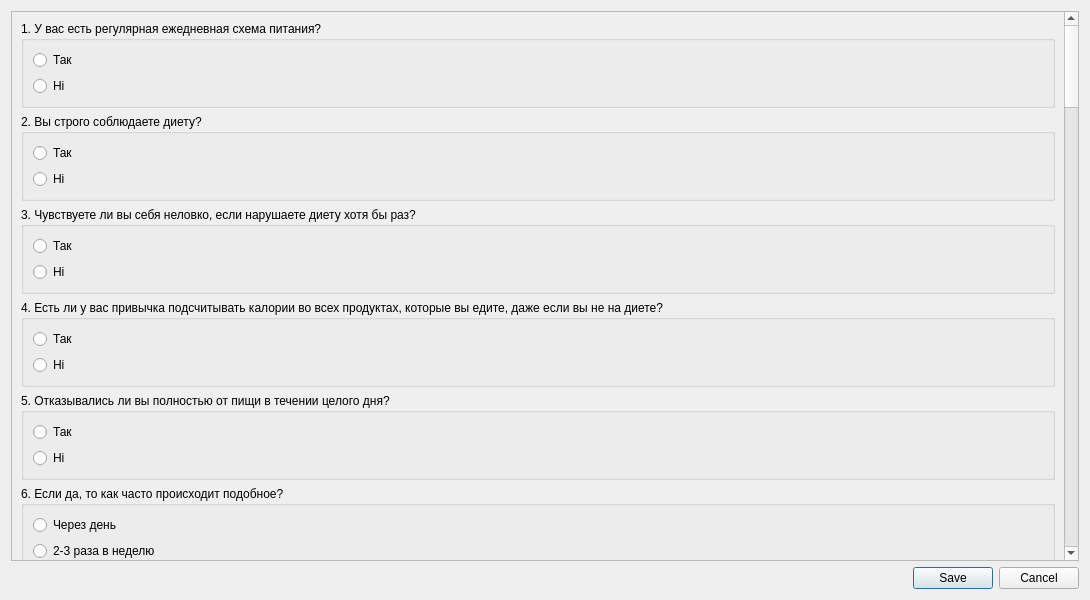
<?xml version="1.0" encoding="UTF-8"?>
<ui version="4.0">
 <class>Test4Dialog</class>
 <widget class="QDialog" name="Test4Dialog">
  <property name="geometry">
   <rect>
    <x>0</x>
    <y>0</y>
    <width>1090</width>
    <height>600</height>
   </rect>
  </property>
  <property name="windowTitle">
   <string>Діяльнісно-операційний тест</string>
  </property>
  <property name="sizeGripEnabled">
   <bool>false</bool>
  </property>
  <layout class="QVBoxLayout" name="verticalLayout">
   <item>
    <widget class="QScrollArea" name="scrollArea">
     <property name="verticalScrollBarPolicy">
      <enum>Qt::ScrollBarAsNeeded</enum>
     </property>
     <property name="horizontalScrollBarPolicy">
      <enum>Qt::ScrollBarAsNeeded</enum>
     </property>
     <property name="widgetResizable">
      <bool>true</bool>
     </property>
     <widget class="QWidget" name="scrollAreaWidgetContents">
      <property name="geometry">
       <rect>
        <x>0</x>
        <y>-389</y>
        <width>1053</width>
        <height>2958</height>
       </rect>
      </property>
      <layout class="QVBoxLayout" name="verticalLayout_50">
       <item>
        <widget class="QGroupBox" name="groupBox">
         <property name="title">
          <string>1. У вас есть регулярная ежедневная схема питания?</string>
         </property>
         <layout class="QGridLayout" name="gridLayout_3">
          <item row="0" column="0">
           <widget class="QRadioButton" name="rb1_1">
            <property name="text">
             <string>Так</string>
            </property>
           </widget>
          </item>
          <item row="1" column="0">
           <widget class="QRadioButton" name="rb1_2">
            <property name="text">
             <string>Ні</string>
            </property>
           </widget>
          </item>
         </layout>
        </widget>
       </item>
       <item>
        <widget class="QGroupBox" name="groupBox_2">
         <property name="title">
          <string>2. Вы строго соблюдаете диету?</string>
         </property>
         <layout class="QGridLayout" name="gridLayout_2">
          <item row="1" column="0">
           <widget class="QRadioButton" name="rb2_2">
            <property name="text">
             <string>Ні</string>
            </property>
           </widget>
          </item>
          <item row="0" column="0">
           <widget class="QRadioButton" name="rb2_1">
            <property name="text">
             <string>Так</string>
            </property>
           </widget>
          </item>
         </layout>
        </widget>
       </item>
       <item>
        <widget class="QGroupBox" name="groupBox_3">
         <property name="title">
          <string>3. Чувствуете ли вы себя неловко, если нарушаете диету хотя бы раз?</string>
         </property>
         <layout class="QGridLayout" name="gridLayout">
          <item row="0" column="0">
           <widget class="QRadioButton" name="rb3_1">
            <property name="text">
             <string>Так</string>
            </property>
           </widget>
          </item>
          <item row="1" column="0">
           <widget class="QRadioButton" name="rb3_2">
            <property name="text">
             <string>Ні</string>
            </property>
           </widget>
          </item>
         </layout>
        </widget>
       </item>
       <item>
        <widget class="QGroupBox" name="groupBox_66">
         <property name="title">
          <string>4. Есть ли у вас привычка подсчитывать калории во всех продуктах, которые вы едите, даже если вы не на диете?</string>
         </property>
         <layout class="QVBoxLayout" name="verticalLayout_44">
          <item>
           <widget class="QRadioButton" name="rb4_1">
            <property name="text">
             <string>Так</string>
            </property>
           </widget>
          </item>
          <item>
           <widget class="QRadioButton" name="rb4_2">
            <property name="text">
             <string>Ні</string>
            </property>
           </widget>
          </item>
         </layout>
        </widget>
       </item>
       <item>
        <widget class="QGroupBox" name="groupBox_65">
         <property name="title">
          <string>5. Отказывались ли вы полностью от пищи в течении целого дня? </string>
         </property>
         <layout class="QVBoxLayout" name="verticalLayout_43">
          <item>
           <widget class="QRadioButton" name="rb5_1">
            <property name="text">
             <string>Так</string>
            </property>
           </widget>
          </item>
          <item>
           <widget class="QRadioButton" name="rb5_2">
            <property name="text">
             <string>Ні</string>
            </property>
           </widget>
          </item>
         </layout>
        </widget>
       </item>
       <item>
        <widget class="QGroupBox" name="groupBox_58">
         <property name="title">
          <string>6. Если да, то как часто происходит подобное?</string>
         </property>
         <layout class="QVBoxLayout" name="verticalLayout_36">
          <item>
           <widget class="QRadioButton" name="rb6_1">
            <property name="text">
             <string>Через день </string>
            </property>
           </widget>
          </item>
          <item>
           <widget class="QRadioButton" name="rb6_2">
            <property name="text">
             <string>2-3 раза в неделю </string>
            </property>
           </widget>
          </item>
          <item>
           <widget class="QRadioButton" name="rb6_3">
            <property name="text">
             <string>Раз в неделю </string>
            </property>
           </widget>
          </item>
          <item>
           <widget class="QRadioButton" name="rb6_4">
            <property name="text">
             <string>Иногда</string>
            </property>
           </widget>
          </item>
          <item>
           <widget class="QRadioButton" name="rb6_5">
            <property name="text">
             <string>Единичный случай</string>
            </property>
           </widget>
          </item>
         </layout>
        </widget>
       </item>
       <item>
        <widget class="QGroupBox" name="groupBox_67">
         <property name="title">
          <string>7. Вы делаете что-либо из указанного ниже, чтобы сбросить вес?</string>
         </property>
         <layout class="QVBoxLayout" name="verticalLayout_2">
          <item>
           <widget class="QGroupBox" name="groupBox_5">
            <property name="title">
             <string>Принимаю таблетки для похудения</string>
            </property>
            <layout class="QHBoxLayout" name="horizontalLayout">
             <item>
              <widget class="QRadioButton" name="rb7_1_1">
               <property name="text">
                <string>Никогда</string>
               </property>
              </widget>
             </item>
             <item>
              <widget class="QRadioButton" name="rb7_1_2">
               <property name="text">
                <string>Иногда</string>
               </property>
              </widget>
             </item>
             <item>
              <widget class="QRadioButton" name="rb7_1_3">
               <property name="text">
                <string>Раз в неделю</string>
               </property>
              </widget>
             </item>
             <item>
              <widget class="QRadioButton" name="rb7_1_4">
               <property name="text">
                <string>2-3 раза в неделю</string>
               </property>
              </widget>
             </item>
             <item>
              <widget class="QRadioButton" name="rb7_1_5">
               <property name="text">
                <string>Ежедневно</string>
               </property>
              </widget>
             </item>
             <item>
              <widget class="QRadioButton" name="rb7_1_6">
               <property name="text">
                <string>2-3 раза в день</string>
               </property>
              </widget>
             </item>
             <item>
              <widget class="QRadioButton" name="rb7_1_7">
               <property name="text">
                <string>Более 5 раз в день</string>
               </property>
              </widget>
             </item>
            </layout>
            <zorder>rb7_1_5</zorder>
            <zorder>rb7_1_4</zorder>
            <zorder>rb7_1_2</zorder>
            <zorder>rb7_1_1</zorder>
            <zorder>rb7_1_3</zorder>
            <zorder>rb7_1_6</zorder>
            <zorder>rb7_1_7</zorder>
           </widget>
          </item>
          <item>
           <widget class="QGroupBox" name="groupBox_6">
            <property name="title">
             <string>Принимаю мочегонные средства</string>
            </property>
            <layout class="QHBoxLayout" name="horizontalLayout_2">
             <item>
              <widget class="QRadioButton" name="rb7_2_1">
               <property name="text">
                <string>Никогда</string>
               </property>
              </widget>
             </item>
             <item>
              <widget class="QRadioButton" name="rb7_2_2">
               <property name="text">
                <string>Иногда</string>
               </property>
              </widget>
             </item>
             <item>
              <widget class="QRadioButton" name="rb7_2_3">
               <property name="text">
                <string>Раз в неделю</string>
               </property>
              </widget>
             </item>
             <item>
              <widget class="QRadioButton" name="rb7_2_4">
               <property name="text">
                <string>2-3 раза в неделю</string>
               </property>
              </widget>
             </item>
             <item>
              <widget class="QRadioButton" name="rb7_2_5">
               <property name="text">
                <string>Ежедневно</string>
               </property>
              </widget>
             </item>
             <item>
              <widget class="QRadioButton" name="rb7_2_6">
               <property name="text">
                <string>2-3 раза в день</string>
               </property>
              </widget>
             </item>
             <item>
              <widget class="QRadioButton" name="rb7_2_7">
               <property name="text">
                <string>Более 5 раз в день</string>
               </property>
              </widget>
             </item>
            </layout>
           </widget>
          </item>
          <item>
           <widget class="QGroupBox" name="groupBox_8">
            <property name="title">
             <string>Принимаю слабительные средства</string>
            </property>
            <layout class="QHBoxLayout" name="horizontalLayout_4">
             <item>
              <widget class="QRadioButton" name="rb7_3_1">
               <property name="text">
                <string>Никогда</string>
               </property>
              </widget>
             </item>
             <item>
              <widget class="QRadioButton" name="rb7_3_2">
               <property name="text">
                <string>Иногда</string>
               </property>
              </widget>
             </item>
             <item>
              <widget class="QRadioButton" name="rb7_3_3">
               <property name="text">
                <string>Раз в неделю</string>
               </property>
              </widget>
             </item>
             <item>
              <widget class="QRadioButton" name="rb7_3_4">
               <property name="text">
                <string>2-3 раза в неделю</string>
               </property>
              </widget>
             </item>
             <item>
              <widget class="QRadioButton" name="rb7_3_5">
               <property name="text">
                <string>Ежедневно</string>
               </property>
              </widget>
             </item>
             <item>
              <widget class="QRadioButton" name="rb7_3_6">
               <property name="text">
                <string>2-3 раза в день</string>
               </property>
              </widget>
             </item>
             <item>
              <widget class="QRadioButton" name="rb7_3_7">
               <property name="text">
                <string>Более 5 раз в день</string>
               </property>
              </widget>
             </item>
            </layout>
           </widget>
          </item>
          <item>
           <widget class="QGroupBox" name="groupBox_7">
            <property name="title">
             <string>Вызываю у себя рвоту</string>
            </property>
            <layout class="QHBoxLayout" name="horizontalLayout_3">
             <item>
              <widget class="QRadioButton" name="rb7_4_1">
               <property name="text">
                <string>Никогда</string>
               </property>
              </widget>
             </item>
             <item>
              <widget class="QRadioButton" name="rb7_4_2">
               <property name="text">
                <string>Иногда</string>
               </property>
              </widget>
             </item>
             <item>
              <widget class="QRadioButton" name="rb7_4_3">
               <property name="text">
                <string>Раз в неделю</string>
               </property>
              </widget>
             </item>
             <item>
              <widget class="QRadioButton" name="rb7_4_4">
               <property name="text">
                <string>2-3 раза в неделю</string>
               </property>
              </widget>
             </item>
             <item>
              <widget class="QRadioButton" name="rb7_4_5">
               <property name="text">
                <string>Ежедневно</string>
               </property>
              </widget>
             </item>
             <item>
              <widget class="QRadioButton" name="rb7_4_6">
               <property name="text">
                <string>2-3 раза в день</string>
               </property>
              </widget>
             </item>
             <item>
              <widget class="QRadioButton" name="rb7_4_7">
               <property name="text">
                <string>Более 5 раз в день</string>
               </property>
              </widget>
             </item>
            </layout>
           </widget>
          </item>
         </layout>
        </widget>
       </item>
       <item>
        <widget class="QGroupBox" name="groupBox_47">
         <property name="title">
          <string>8. Существенно ли ваша схема питания нарушает ваш привычный образ жизни?</string>
         </property>
         <layout class="QVBoxLayout" name="verticalLayout_25">
          <item>
           <widget class="QRadioButton" name="rb8_1">
            <property name="text">
             <string>Так</string>
            </property>
           </widget>
          </item>
          <item>
           <widget class="QRadioButton" name="rb8_2">
            <property name="text">
             <string>Ні</string>
            </property>
           </widget>
          </item>
         </layout>
        </widget>
       </item>
       <item>
        <widget class="QGroupBox" name="groupBox_39">
         <property name="title">
          <string>9. Сказали бы вы, что в вашей жизни главную роль играет еда?</string>
         </property>
         <layout class="QVBoxLayout" name="verticalLayout_17">
          <item>
           <widget class="QRadioButton" name="rb9_1">
            <property name="text">
             <string>Так</string>
            </property>
           </widget>
          </item>
          <item>
           <widget class="QRadioButton" name="rb9_2">
            <property name="text">
             <string>Ні</string>
            </property>
           </widget>
          </item>
         </layout>
        </widget>
       </item>
       <item>
        <widget class="QGroupBox" name="groupBox_64">
         <property name="title">
          <string>10. Вы когда-либо продолжали есть до тех пор, пока не почувствовали физический дискомфорт?</string>
         </property>
         <layout class="QVBoxLayout" name="verticalLayout_42">
          <item>
           <widget class="QRadioButton" name="rb10_1">
            <property name="text">
             <string>Так</string>
            </property>
           </widget>
          </item>
          <item>
           <widget class="QRadioButton" name="rb10_2">
            <property name="text">
             <string>Ні</string>
            </property>
           </widget>
          </item>
         </layout>
        </widget>
       </item>
       <item>
        <widget class="QGroupBox" name="groupBox_48">
         <property name="title">
          <string>11. Бывают ли случаи, когда еда — единственное, о чем вы думаете?	</string>
         </property>
         <layout class="QVBoxLayout" name="verticalLayout_26">
          <item>
           <widget class="QRadioButton" name="rb11_1">
            <property name="text">
             <string>Так</string>
            </property>
           </widget>
          </item>
          <item>
           <widget class="QRadioButton" name="rb11_2">
            <property name="text">
             <string>Ні</string>
            </property>
           </widget>
          </item>
         </layout>
        </widget>
       </item>
       <item>
        <widget class="QGroupBox" name="groupBox_46">
         <property name="title">
          <string>12. Бывает, что в присутствии других людей вы едите в разумных пределах, а когда остаетесь в одни, то едите больше?</string>
         </property>
         <layout class="QVBoxLayout" name="verticalLayout_24">
          <item>
           <widget class="QRadioButton" name="rb12_1">
            <property name="text">
             <string>Так</string>
            </property>
           </widget>
          </item>
          <item>
           <widget class="QRadioButton" name="rb12_2">
            <property name="text">
             <string>Ні</string>
            </property>
           </widget>
          </item>
         </layout>
        </widget>
       </item>
       <item>
        <widget class="QGroupBox" name="groupBox_57">
         <property name="title">
          <string>13. Если вы захотите, то вы всегда можете прекратить есть?</string>
         </property>
         <layout class="QVBoxLayout" name="verticalLayout_35">
          <item>
           <widget class="QRadioButton" name="rb13_1">
            <property name="text">
             <string>Так</string>
            </property>
           </widget>
          </item>
          <item>
           <widget class="QRadioButton" name="rb13_2">
            <property name="text">
             <string>Ні</string>
            </property>
           </widget>
          </item>
         </layout>
        </widget>
       </item>
       <item>
        <widget class="QGroupBox" name="groupBox_45">
         <property name="title">
          <string>14. Вы когда-либо испытывали непреодолимое желание есть, есть и есть?</string>
         </property>
         <layout class="QVBoxLayout" name="verticalLayout_23">
          <item>
           <widget class="QRadioButton" name="rb14_1">
            <property name="text">
             <string>Так</string>
            </property>
           </widget>
          </item>
          <item>
           <widget class="QRadioButton" name="rb14_2">
            <property name="text">
             <string>Ні</string>
            </property>
           </widget>
          </item>
         </layout>
        </widget>
       </item>
       <item>
        <widget class="QGroupBox" name="groupBox_44">
         <property name="title">
          <string>15. Вы переедаете, когда чувствуете тревогу?</string>
         </property>
         <layout class="QVBoxLayout" name="verticalLayout_22">
          <item>
           <widget class="QRadioButton" name="rb15_1">
            <property name="text">
             <string>Так</string>
            </property>
           </widget>
          </item>
          <item>
           <widget class="QRadioButton" name="rb15_2">
            <property name="text">
             <string>Ні</string>
            </property>
           </widget>
          </item>
         </layout>
        </widget>
       </item>
       <item>
        <widget class="QGroupBox" name="groupBox_40">
         <property name="title">
          <string>16. Мысль о том, что вы станете толстым(ой) приводит вас в ужас?</string>
         </property>
         <layout class="QVBoxLayout" name="verticalLayout_18">
          <item>
           <widget class="QRadioButton" name="rb16_1">
            <property name="text">
             <string>Так</string>
            </property>
           </widget>
          </item>
          <item>
           <widget class="QRadioButton" name="rb16_2">
            <property name="text">
             <string>Ні</string>
            </property>
           </widget>
          </item>
         </layout>
        </widget>
       </item>
       <item>
        <widget class="QGroupBox" name="groupBox_59">
         <property name="title">
          <string>17. Случается ли такое, что вы быстро съедаете большое количество еды? 	(вне приема пищи) </string>
         </property>
         <layout class="QVBoxLayout" name="verticalLayout_37">
          <item>
           <widget class="QRadioButton" name="rb17_1">
            <property name="text">
             <string>Так</string>
            </property>
           </widget>
          </item>
          <item>
           <widget class="QRadioButton" name="rb17_2">
            <property name="text">
             <string>Ні</string>
            </property>
           </widget>
          </item>
         </layout>
        </widget>
       </item>
       <item>
        <widget class="QGroupBox" name="groupBox_38">
         <property name="title">
          <string>18. Стыдитесь ли вы своей манеры питания?</string>
         </property>
         <layout class="QVBoxLayout" name="verticalLayout_16">
          <item>
           <widget class="QRadioButton" name="rb18_1">
            <property name="text">
             <string>Так</string>
            </property>
           </widget>
          </item>
          <item>
           <widget class="QRadioButton" name="rb18_2">
            <property name="text">
             <string>Ні</string>
            </property>
           </widget>
          </item>
         </layout>
        </widget>
       </item>
       <item>
        <widget class="QGroupBox" name="groupBox_53">
         <property name="title">
          <string>19. Боитесь ли вы потерять контроль над тем, сколько вы едите?</string>
         </property>
         <layout class="QVBoxLayout" name="verticalLayout_31">
          <item>
           <widget class="QRadioButton" name="rb19_1">
            <property name="text">
             <string>Так</string>
            </property>
           </widget>
          </item>
          <item>
           <widget class="QRadioButton" name="rb19_2">
            <property name="text">
             <string>Ні</string>
            </property>
           </widget>
          </item>
         </layout>
        </widget>
       </item>
       <item>
        <widget class="QGroupBox" name="groupBox_33">
         <property name="title">
          <string>20. Находите ли вы утешение в еде?	</string>
         </property>
         <layout class="QVBoxLayout" name="verticalLayout_11">
          <item>
           <widget class="QRadioButton" name="rb20_1">
            <property name="text">
             <string>Так</string>
            </property>
           </widget>
          </item>
          <item>
           <widget class="QRadioButton" name="rb20_2">
            <property name="text">
             <string>Ні</string>
            </property>
           </widget>
          </item>
         </layout>
        </widget>
       </item>
       <item>
        <widget class="QGroupBox" name="groupBox_32">
         <property name="title">
          <string>21. Если вы уже наелись, оставите ли вы недоеденную пищу на тарелке?</string>
         </property>
         <layout class="QVBoxLayout" name="verticalLayout_10">
          <item>
           <widget class="QRadioButton" name="rb21_1">
            <property name="text">
             <string>Так</string>
            </property>
           </widget>
          </item>
          <item>
           <widget class="QRadioButton" name="rb21_2">
            <property name="text">
             <string>Ні</string>
            </property>
           </widget>
          </item>
         </layout>
        </widget>
       </item>
       <item>
        <widget class="QGroupBox" name="groupBox_69">
         <property name="title">
          <string>22. Обманываете ли вы людей о том, сколько вы едите?	</string>
         </property>
         <layout class="QVBoxLayout" name="verticalLayout_47">
          <item>
           <widget class="QRadioButton" name="rb22_1">
            <property name="text">
             <string>Так</string>
            </property>
           </widget>
          </item>
          <item>
           <widget class="QRadioButton" name="rb22_2">
            <property name="text">
             <string>Ні</string>
            </property>
           </widget>
          </item>
         </layout>
        </widget>
       </item>
       <item>
        <widget class="QGroupBox" name="groupBox_52">
         <property name="title">
          <string>23. Зависит ли количество съеденной вами пищи от вашего уровня голода?</string>
         </property>
         <layout class="QVBoxLayout" name="verticalLayout_30">
          <item>
           <widget class="QRadioButton" name="rb23_1">
            <property name="text">
             <string>Так</string>
            </property>
           </widget>
          </item>
          <item>
           <widget class="QRadioButton" name="rb23_2">
            <property name="text">
             <string>Ні</string>
            </property>
           </widget>
          </item>
         </layout>
        </widget>
       </item>
       <item>
        <widget class="QGroupBox" name="groupBox_68">
         <property name="title">
          <string>24. Вы когда-либо переедаете?</string>
         </property>
         <layout class="QVBoxLayout" name="verticalLayout_46">
          <item>
           <widget class="QRadioButton" name="rb24_1">
            <property name="text">
             <string>Так</string>
            </property>
           </widget>
          </item>
          <item>
           <widget class="QRadioButton" name="rb24_2">
            <property name="text">
             <string>Ні</string>
            </property>
           </widget>
          </item>
         </layout>
        </widget>
       </item>
       <item>
        <widget class="QGroupBox" name="groupBox_29">
         <property name="title">
          <string>25. Если да, то чувствуете ли вы себя несчастными после таких случаев переедания?</string>
         </property>
         <layout class="QVBoxLayout" name="verticalLayout_7">
          <item>
           <widget class="QRadioButton" name="rb25_1">
            <property name="text">
             <string>Так</string>
            </property>
           </widget>
          </item>
          <item>
           <widget class="QRadioButton" name="rb25_2">
            <property name="text">
             <string>Ні</string>
            </property>
           </widget>
          </item>
         </layout>
        </widget>
       </item>
       <item>
        <widget class="QGroupBox" name="groupBox_31">
         <property name="title">
          <string>26. Если вы переедаете, то вы поступаете так только, когда находитесь одни?</string>
         </property>
         <layout class="QVBoxLayout" name="verticalLayout_9">
          <item>
           <widget class="QRadioButton" name="rb26_1">
            <property name="text">
             <string>Так</string>
            </property>
           </widget>
          </item>
          <item>
           <widget class="QRadioButton" name="rb26_2">
            <property name="text">
             <string>Ні</string>
            </property>
           </widget>
          </item>
         </layout>
        </widget>
       </item>
       <item>
        <widget class="QGroupBox" name="groupBox_51">
         <property name="title">
          <string>27. Если вы переедаете, то как часто?</string>
         </property>
         <layout class="QVBoxLayout" name="verticalLayout_29">
          <item>
           <widget class="QRadioButton" name="rb27_1">
            <property name="text">
             <string>Почти никогда</string>
            </property>
           </widget>
          </item>
          <item>
           <widget class="QRadioButton" name="rb27_2">
            <property name="text">
             <string>Раз в месяц</string>
            </property>
           </widget>
          </item>
          <item>
           <widget class="QRadioButton" name="rb27_3">
            <property name="text">
             <string>Раз в неделю	</string>
            </property>
           </widget>
          </item>
          <item>
           <widget class="QRadioButton" name="rb27_4">
            <property name="text">
             <string>2-3 раза в неделю</string>
            </property>
           </widget>
          </item>
          <item>
           <widget class="QRadioButton" name="rb27_5">
            <property name="text">
             <string>Ежедневно</string>
            </property>
           </widget>
          </item>
          <item>
           <widget class="QRadioButton" name="rb27_6">
            <property name="text">
             <string>2-3 раза в день</string>
            </property>
           </widget>
          </item>
         </layout>
        </widget>
       </item>
       <item>
        <widget class="QGroupBox" name="groupBox_49">
         <property name="title">
          <string>28. Прилагаете ли вы усилия для удовлетворения своей тяги к перееданию?</string>
         </property>
         <layout class="QVBoxLayout" name="verticalLayout_27">
          <item>
           <widget class="QRadioButton" name="rb28_1">
            <property name="text">
             <string>Так</string>
            </property>
           </widget>
          </item>
          <item>
           <widget class="QRadioButton" name="rb28_2">
            <property name="text">
             <string>Ні</string>
            </property>
           </widget>
          </item>
         </layout>
        </widget>
       </item>
       <item>
        <widget class="QGroupBox" name="groupBox_37">
         <property name="title">
          <string>29. Чувствуете ли вы вину, если переели?</string>
         </property>
         <layout class="QVBoxLayout" name="verticalLayout_15">
          <item>
           <widget class="QRadioButton" name="rb29_1">
            <property name="text">
             <string>Так</string>
            </property>
           </widget>
          </item>
          <item>
           <widget class="QRadioButton" name="rb29_2">
            <property name="text">
             <string>Ні</string>
            </property>
           </widget>
          </item>
         </layout>
        </widget>
       </item>
       <item>
        <widget class="QGroupBox" name="groupBox_41">
         <property name="title">
          <string>30. Вы когда-нибудь едите тайком?</string>
         </property>
         <layout class="QVBoxLayout" name="verticalLayout_19">
          <item>
           <widget class="QRadioButton" name="rb30_1">
            <property name="text">
             <string>Так</string>
            </property>
           </widget>
          </item>
          <item>
           <widget class="QRadioButton" name="rb30_2">
            <property name="text">
             <string>Ні</string>
            </property>
           </widget>
          </item>
         </layout>
        </widget>
       </item>
       <item>
        <widget class="QGroupBox" name="groupBox_60">
         <property name="title">
          <string>31. Считаете ли вы свою манеру питания нормальной?</string>
         </property>
         <layout class="QVBoxLayout" name="verticalLayout_38">
          <item>
           <widget class="QRadioButton" name="rb31_1">
            <property name="text">
             <string>Так</string>
            </property>
           </widget>
          </item>
          <item>
           <widget class="QRadioButton" name="rb31_2">
            <property name="text">
             <string>Ні</string>
            </property>
           </widget>
          </item>
         </layout>
        </widget>
       </item>
       <item>
        <widget class="QGroupBox" name="groupBox_4">
         <property name="title">
          <string>32. Считаете ли вы себя человеком, который постоянно что-то ест?</string>
         </property>
         <layout class="QGridLayout" name="gridLayout_4">
          <item row="3" column="0">
           <widget class="QRadioButton" name="rb32_1">
            <property name="text">
             <string>Ні</string>
            </property>
           </widget>
          </item>
          <item row="1" column="0">
           <widget class="QRadioButton" name="rb32_2">
            <property name="text">
             <string>Так</string>
            </property>
           </widget>
          </item>
         </layout>
        </widget>
       </item>
       <item>
        <widget class="QGroupBox" name="groupBox_54">
         <property name="title">
          <string>33. Изменяется ли ваш вес более чем на 2 кг в течение недели?</string>
         </property>
         <layout class="QVBoxLayout" name="verticalLayout_32">
          <item>
           <widget class="QRadioButton" name="rb33_1">
            <property name="text">
             <string>Так</string>
            </property>
           </widget>
          </item>
          <item>
           <widget class="QRadioButton" name="rb33_2">
            <property name="text">
             <string>Ні</string>
            </property>
           </widget>
          </item>
         </layout>
        </widget>
       </item>
      </layout>
     </widget>
    </widget>
   </item>
   <item>
    <widget class="QDialogButtonBox" name="buttonBox">
     <property name="orientation">
      <enum>Qt::Horizontal</enum>
     </property>
     <property name="standardButtons">
      <set>QDialogButtonBox::Cancel|QDialogButtonBox::Save</set>
     </property>
    </widget>
   </item>
  </layout>
 </widget>
 <resources/>
 <connections>
  <connection>
   <sender>buttonBox</sender>
   <signal>accepted()</signal>
   <receiver>Test4Dialog</receiver>
   <slot>accept()</slot>
   <hints>
    <hint type="sourcelabel">
     <x>248</x>
     <y>254</y>
    </hint>
    <hint type="destinationlabel">
     <x>157</x>
     <y>274</y>
    </hint>
   </hints>
  </connection>
  <connection>
   <sender>buttonBox</sender>
   <signal>rejected()</signal>
   <receiver>Test4Dialog</receiver>
   <slot>reject()</slot>
   <hints>
    <hint type="sourcelabel">
     <x>316</x>
     <y>260</y>
    </hint>
    <hint type="destinationlabel">
     <x>286</x>
     <y>274</y>
    </hint>
   </hints>
  </connection>
 </connections>
</ui>
